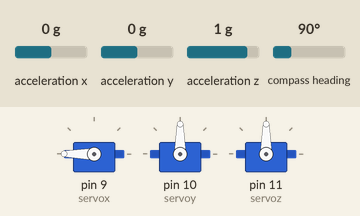
A sketch run on a simulated Arduino Uno, built with avr-gcc and run on an emulated ATmega328P. Parts: 3 × servo. Inputs (shaded band) come from the test bench; at power-on: acceleration x 0 g, acceleration y 0 g, acceleration z 1 g, compass heading 90°.

Above: at 2.2 s.
2.3 s: acceleration x set to -1.4 g
At 3.5 s:
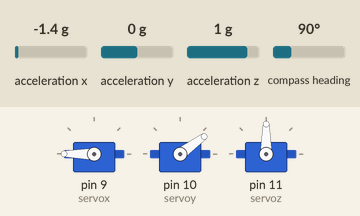
3.8 s: acceleration y set to -1.4 g
At 4.4 s:
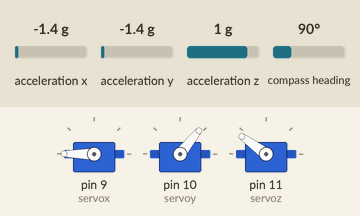
5.3 s: acceleration z set to -1.4 g
At 6.3 s:
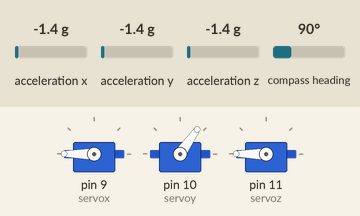
6.8 s: compass heading set to 7°
At 8.0 s:
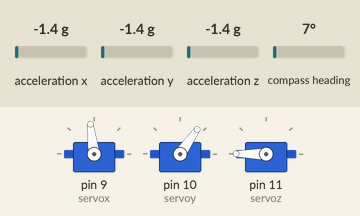
8.3 s: acceleration x set to -0.8 g
At 8.9 s:
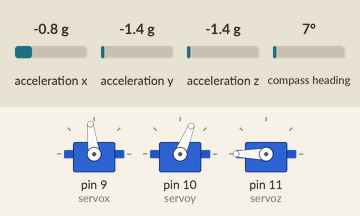
9.8 s: acceleration y set to -0.2 g
11.4 s: acceleration y set to 0.1 g
At 12.7 s:
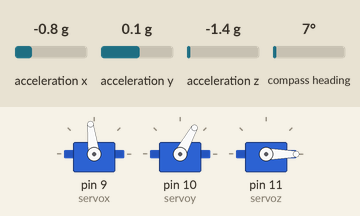
Timing chart, 0 to 13.9 s (numbered marks = the images above; inputs shaded):
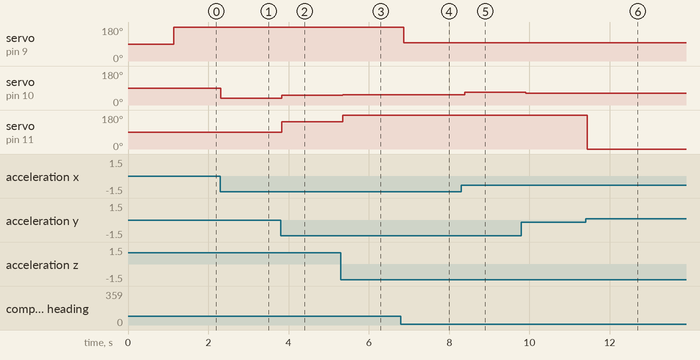

Measured:
- after the input at 2.3 s, servo on pin 10 (servoy): 90° → 36° at once
- after the input at 3.8 s, servo on pin 10 (servoy): 36° → 51° at once; servo on pin 11 (servoz): 90° → 144° at once
- after the input at 5.3 s, servo on pin 10 (servoy): 51° → 55° after 0.05 s; servo on pin 11 (servoz): 144° → 180° after 0.05 s
- after the input at 6.8 s, servo on pin 9 (servox): 180° → 97° after 0.07 s
- after the input at 8.3 s, servo on pin 10 (servoy): 55° → 68° after 0.09 s
- after the input at 9.8 s, servo on pin 10 (servoy): 68° → 61° after 0.11 s
- after the input at 11.4 s, servo on pin 11 (servoz): 180° → 0° at once

The sketch:

Motor.ino
```cpp
#include <Adafruit_BNO055.h>
#include <Adafruit_Sensor.h>
#include <Wire.h>
#include <utility/imumaths.h>
#include <Servo.h>
#define BNO055_SAMPLERATE_DELAY_MS (100)

short int home;
int x,y,z,xtemp,ytemp,ztemp,i,setinitial=0;
Servo servox,servoy,servoz;
Adafruit_BNO055 bno = Adafruit_BNO055(55);

void setup(void){
  Serial.begin(9600);
  servox.attach(9);//X-axis servo attache to PWM pin 9
    servoy.attach(10);//Y-axis servo attached to PWM pin 10
    servoz.attach(11);//Z-axis servo attached to PWM pin 11
    if(!bno.begin()){
        Serial.print("Sensor not found. :(");
        while(1);
    }
  delay(1000);
  bno.setExtCrystalUse(true);
}

void loop(void){
  sensors_event_t event;
    bno.getEvent(&event);
    x=event.orientation.x;
    y=event.orientation.y;
    z=event.orientation.z;
    // for y axis only
    if(setinitial == 0){
      for(i=1;i<=90;i++)
        servoy.write(i);

      for(i=1;i<=90;i++)
        servox.write(i);

      for(i=1;i<=90;i++)
      	servoz.write(i);
      setinitial=1;
    }
    else{
      servoy.write(y+90);
      servox.write((x+90)%360);
      servoz.write(z+90);
    }
    //

    //x axis

    delay(15);
  delay(BNO055_SAMPLERATE_DELAY_MS);
}
```
